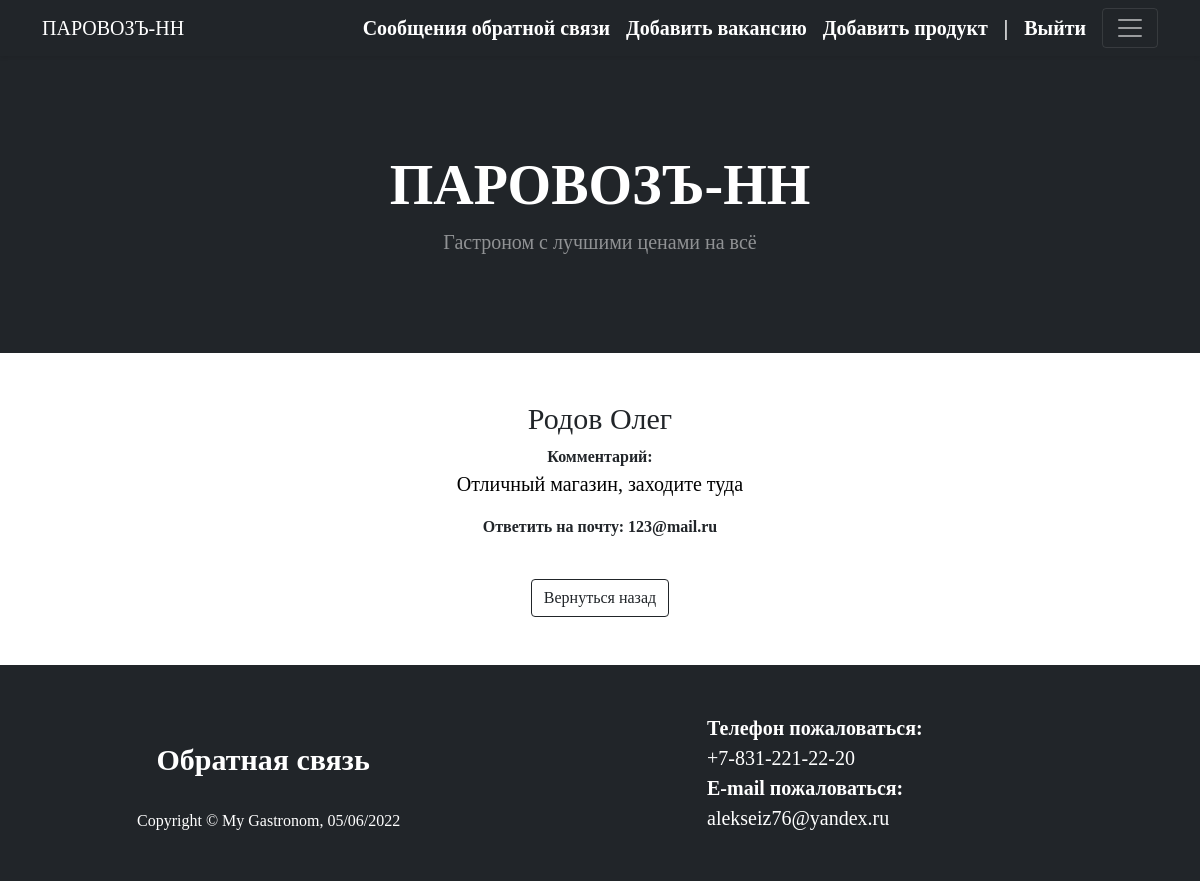
The app's page /show_comment/11 (signed in) with its own data.
### gastronom/models.py (models this page shows, shortened)
class Comments(models.Model):
    objects = models.Manager()
    first_name = models.CharField('Имя', max_length=200)
    last_name = models.CharField('Фамилия', max_length=200)
    email = models.EmailField('Email', max_length=200)
    message = models.TextField('Сообщение', max_length=1000)
    created_date = models.DateTimeField('Время публикации', auto_now=True)
    class Meta:
        verbose_name = 'Сообщение обратной связи'
        verbose_name_plural = "Сообщения обратной связи"
        ordering = ('-created_date',)

### gastronom/views.py (the view)
# urls.py: path('show_comment/<int:pk>', views.ShowComment.as_view(), name='show_comment'),
class ShowComment(ContextMixin, LoginRequiredMixin, DetailView):
    model = Comments
    template_name = 'gastronom/show_comment.html'
    raise_exception = True
    def get_context_data(self, **kwargs):
        context = super().get_context_data()
        user_context = self.get_user_context(title=f"Детальная информация комментария")
        context.update(user_context)
        return context

### gastronom/utils.py (called while the page is built)
    def get_user_context(self, **kwargs):
        context = kwargs
        cats = cache.get('categories')
        if not cats:
            cats = Category.objects.all()
            cache.set('categories', cats, 60)
        context['categories'] = cats
        return context

### gastronom/templates/gastronom/show_comment.html (shortened to what this page needs)
{% extends 'gastronom/base.html' %}
{% block content %}
<div class="container">
    <h2 class="pro-d-title">
        {{comments.last_name}} {{comments.first_name}}
    </h2>
    <div class="m-bot15"><strong>Комментарий: </strong> <br>
        <p class="pro-price" style="word-wrap: break-word;">{{comments.message}}</p>
    </div>
    <p class="m-bot15"><b>Ответить на почту: {{comments.email}}</b></p>
    <br>
    <a href="{% url 'gastronom:comments' %}">
        <button class="btn btn-outline-dark mt-auto" type="button"> Вернуться назад
        </button>
    </a>
</div>
{% endblock content %}

### gastronom/static/gastronom/css/style.css (style rules this page uses)
body { font-family: 'Old-Town-Normal'; }
.pro-d-title { font-size: 30px; margin-top: 0; }
.product_meta a, .pro-price { color:black; font-size: 20px; }

### records on screen
Comments: last_name "Родов", first_name "Олег", message "Отличный магазин, заходите туда", email "123@mail.ru"
